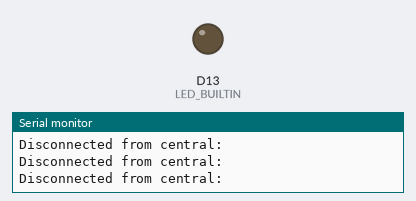
Recording of a sketch running on a simulated Arduino Nano 33 IoT. Parts: output pins drawn as LEDs (lit = HIGH), the last lines printed to the serial monitor. Nothing arrives over Bluetooth unless stated; a phone connects over Bluetooth LE 3 s after start.

Above: at 0.1 s.
At 3.1 s:
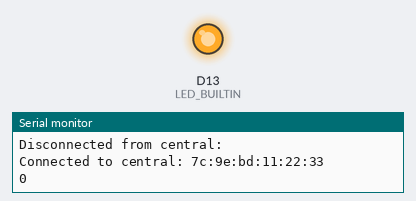
Timing chart, 0 to 4.6 s (numbered marks = the images above):
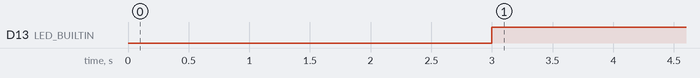

Measured:
- by itself, D13 (LED_BUILTIN): LOW → HIGH at 3.0 s

The sketch:

BleTemp.ino
```cpp
#include <ArduinoBLE.h>
void setup() {
  // put your setup code here, to run once:
Serial.begin(9600);
while (!Serial);

pinMode(LED_BUILTIN, OUTPUT);
if (!BLE.begin())
{
Serial.println("starting BLE failed!");
while (1);
}
BLEByteCharacteristic switchCharacteristic("19B10001-E8F2-537E-4F6C-D104768A1214", BLERead | BLEWrite);
BLE.setLocalName("Arduino BlueTooth");
BLE.advertise();
Serial.println("Bluetooth device active, waiting for connections...");
}

void loop() {
  // put your main code here, to run repeatedly:
  BLEDevice central = BLE.central();
  BLEService batteryService = central.service(0x180F);

if (central)
{
Serial.print("Connected to central: ");
Serial.println(central.address());
digitalWrite(LED_BUILTIN, HIGH);
Serial.println(batteryService);

while (central.connected()) {

//      Serial.println("I am connected");
}
}
digitalWrite(LED_BUILTIN, LOW);
Serial.print("Disconnected from central: ");
Serial.println(central.address());
}
```
